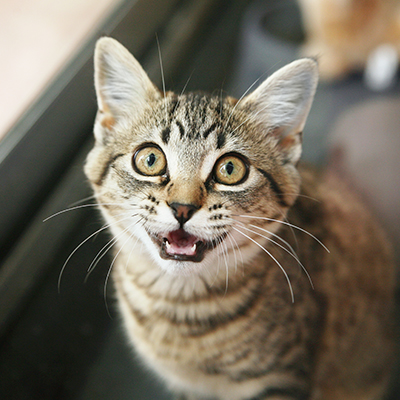
#> input picture Day-5/cat1.jpg, 400 x 400 px
$ python colorspace_histogram.py
#> lines starting #> are read from the running program, lines starting #| are printed output that depends on the picture
import cv2
import matplotlib.pyplot as plt

# Load image
img = cv2.imread('cat1.jpg')
#> img is the input picture: shape (400, 400, 3); mean B, G, R 93.9, 108.6, 116.5

# Convert to other color spaces
img_hsv = cv2.cvtColor(img, cv2.COLOR_BGR2HSV)
#> img_hsv: shape (400, 400, 3); mean H, S, V 31, 61, 118.2
img_lab = cv2.cvtColor(img, cv2.COLOR_BGR2LAB)
#> img_lab: shape (400, 400, 3); mean of channels 0, 1, 2 114.6, 128.6, 137.5

# Set up color spaces and channel labels
color_spaces = {
    'BGR': (img, ['b', 'g', 'r']),
    'HSV': (img_hsv, ['h', 's', 'v']),
    'LAB': (img_lab, ['l', 'a', 'b']),
}

# Create a single figure for all subplots
fig, axes = plt.subplots(nrows=1, ncols=3, figsize=(15, 4))

for ax, (space_name, (image, channels)) in zip(axes, color_spaces.items()):
    for i, label in enumerate(channels):
        hist = cv2.calcHist([image], [i], None, [256], [0, 256])
        ax.plot(hist, label=label)
    ax.set_title(f'{space_name} Histogram')
    ax.legend()
#> this loop made 3 passes
#> (space_name, channels) on passes 1 to 3: ('BGR', ['b', 'g', 'r']), ('HSV', ['h', 's', 'v']), ('LAB', ['l', 'a', 'b'])

plt.tight_layout()
plt.show()
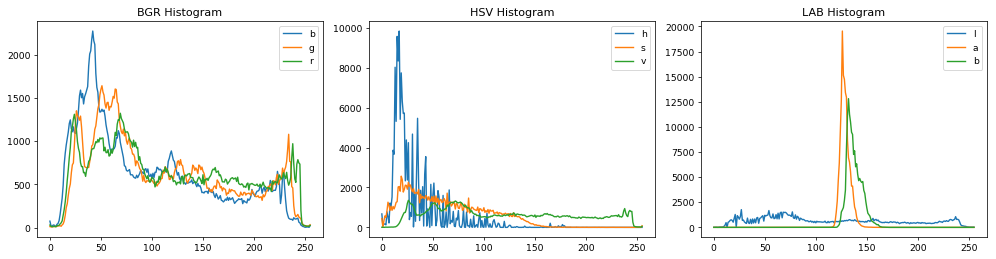
#> figure drawn by matplotlib, 3 panels; panel 1: curve peaks at x = 42, y = 2278; panel 1: curve peaks at x = 51, y = 1644; panel 1: curve peaks at x = 69, y = 1325; panel 2: curve peaks at x = 17, y = 9836

$ run again, with Day-5/cat2.jpg copied over Day-5/cat1.jpg
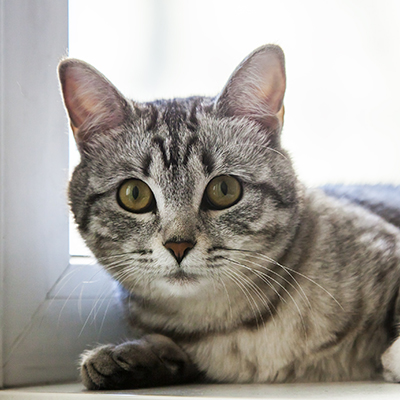
#> input picture Day-5/cat2.jpg, 400 x 400 px
#> img is the input picture: shape (400, 400, 3); mean B, G, R 154.5, 160.3, 164.7
#> img_hsv: shape (400, 400, 3); mean H, S, V 37.1, 30.8, 166.6
#> img_lab: shape (400, 400, 3); mean of channels 0, 1, 2 166.2, 128.8, 131.9
#> the loop `for ax, (space_name, (image, channels)) in zip(axes, color_spaces.item..` made 3 passes
#> (space_name, channels) on passes 1 to 3: ('BGR', ['b', 'g', 'r']), ('HSV', ['h', 's', 'v']), ('LAB', ['l', 'a', 'b'])
#> `plt.show()`:
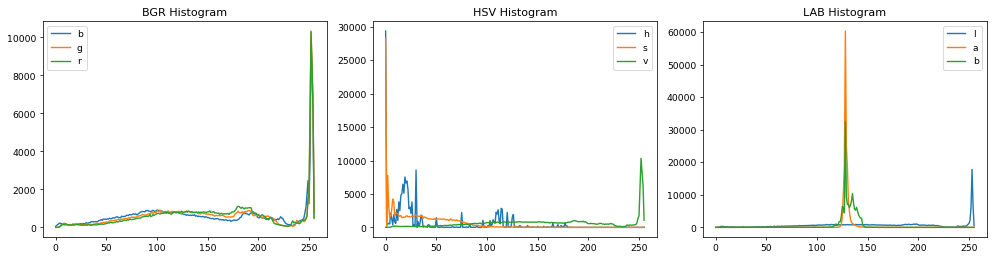
#> figure drawn by matplotlib, 3 panels; panel 1: curve peaks at x = 252, y = 9743; panel 1: curve peaks at x = 252, y = 10333; panel 1: curve peaks at x = 252, y = 10297; panel 2: curve peaks at x = 0, y = 29370

$ run again, with Day-5/cat3.jpg copied over Day-5/cat1.jpg
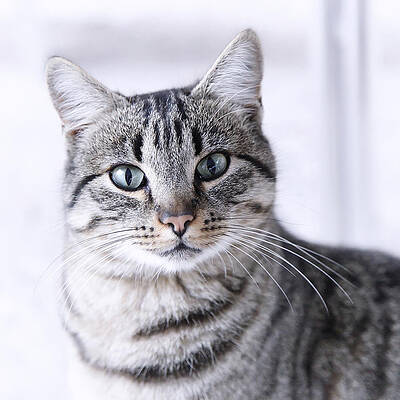
#> input picture Day-5/cat3.jpg, 400 x 400 px
#> img is the input picture: shape (400, 400, 3); mean B, G, R 190.1, 181.6, 183.2
#> img_hsv: shape (400, 400, 3); mean H, S, V 118.7, 15.8, 191
#> img_lab: shape (400, 400, 3); mean of channels 0, 1, 2 186.8, 130.2, 123.9
#> the loop `for ax, (space_name, (image, channels)) in zip(axes, color_spaces.item..` made 3 passes
#> (space_name, channels) on passes 1 to 3: ('BGR', ['b', 'g', 'r']), ('HSV', ['h', 's', 'v']), ('LAB', ['l', 'a', 'b'])
#> `plt.show()`:
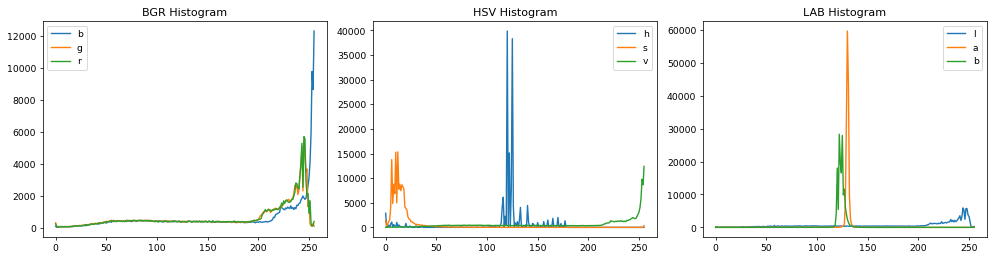
#> figure drawn by matplotlib, 3 panels; panel 1: curve peaks at x = 255, y = 12325; panel 1: curve peaks at x = 245, y = 5460; panel 1: curve peaks at x = 245, y = 5708; panel 2: curve peaks at x = 120, y = 39881

$ run again, with Day-5/cat4.jpg copied over Day-5/cat1.jpg
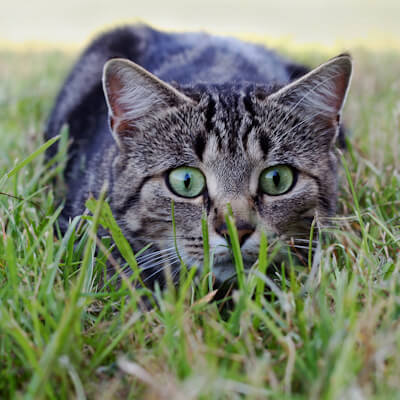
#> input picture Day-5/cat4.jpg, 400 x 400 px
#> img is the input picture: shape (400, 400, 3); mean B, G, R 108.8, 128.4, 121.1
#> img_hsv: shape (400, 400, 3); mean H, S, V 68.4, 71, 135.5
#> img_lab: shape (400, 400, 3); mean of channels 0, 1, 2 132.8, 122.4, 137.4
#> the loop `for ax, (space_name, (image, channels)) in zip(axes, color_spaces.item..` made 3 passes
#> (space_name, channels) on passes 1 to 3: ('BGR', ['b', 'g', 'r']), ('HSV', ['h', 's', 'v']), ('LAB', ['l', 'a', 'b'])
#> `plt.show()`:
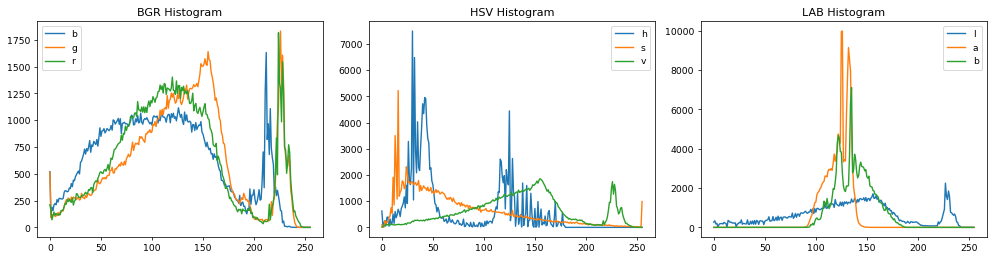
#> figure drawn by matplotlib, 3 panels; panel 1: curve peaks at x = 212, y = 1632; panel 1: curve peaks at x = 226, y = 1832; panel 1: curve peaks at x = 224, y = 1816; panel 2: curve peaks at x = 30, y = 7496
